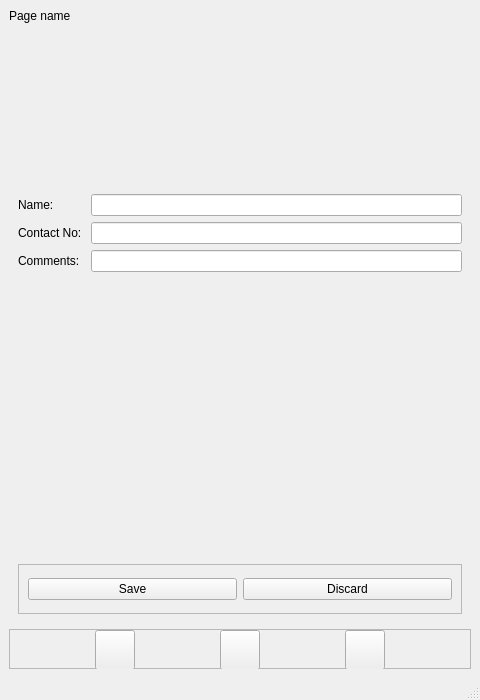
<?xml version="1.0" encoding="UTF-8"?>
<ui version="4.0">
 <class>MainWindow</class>
 <widget class="QMainWindow" name="MainWindow">
  <property name="geometry">
   <rect>
    <x>0</x>
    <y>0</y>
    <width>480</width>
    <height>700</height>
   </rect>
  </property>
  <property name="minimumSize">
   <size>
    <width>480</width>
    <height>700</height>
   </size>
  </property>
  <property name="maximumSize">
   <size>
    <width>480</width>
    <height>700</height>
   </size>
  </property>
  <property name="windowTitle">
   <string>MainWindow</string>
  </property>
  <widget class="QWidget" name="centralwidget">
   <layout class="QVBoxLayout" name="verticalLayout">
    <item>
     <widget class="QLabel" name="label">
      <property name="text">
       <string>Page name</string>
      </property>
     </widget>
    </item>
    <item>
     <widget class="QStackedWidget" name="pages">
      <property name="currentIndex">
       <number>2</number>
      </property>
      <widget class="QWidget" name="contacts_page">
       <layout class="QVBoxLayout" name="verticalLayout_2">
        <item>
         <widget class="QLineEdit" name="searchBtn"/>
        </item>
        <item>
         <widget class="QFrame" name="contactsContainer">
          <property name="frameShape">
           <enum>QFrame::Shape::StyledPanel</enum>
          </property>
          <property name="frameShadow">
           <enum>QFrame::Shadow::Raised</enum>
          </property>
          <layout class="QVBoxLayout" name="contactsLayout"/>
         </widget>
        </item>
        <item>
         <widget class="QPushButton" name="addContactBtn">
          <property name="text">
           <string>Add Contact</string>
          </property>
         </widget>
        </item>
       </layout>
      </widget>
      <widget class="QWidget" name="contact_info_page">
       <layout class="QVBoxLayout" name="verticalLayout_4">
        <item alignment="">
         <widget class="QLabel" name="avataar">
          <property name="text">
           <string>&lt;html&gt;&lt;head/&gt;&lt;body&gt;&lt;p&gt;&lt;img src=&quot;:/icons/icons/user.png&quot;/&gt;&lt;/p&gt;&lt;/body&gt;&lt;/html&gt;</string>
          </property>
         </widget>
        </item>
        <item>
         <layout class="QFormLayout" name="formLayout_2">
          <item row="0" column="0">
           <widget class="QLabel" name="nameLabel_2">
            <property name="text">
             <string>Name: </string>
            </property>
           </widget>
          </item>
          <item row="0" column="1">
           <widget class="QLineEdit" name="nameLineEdit"/>
          </item>
          <item row="1" column="0">
           <widget class="QLabel" name="contactNumberLabel">
            <property name="text">
             <string>Contact Number: </string>
            </property>
           </widget>
          </item>
          <item row="1" column="1">
           <widget class="QLineEdit" name="number_box"/>
          </item>
          <item row="2" column="0">
           <widget class="QLabel" name="commentLabel">
            <property name="text">
             <string>Comment:</string>
            </property>
           </widget>
          </item>
          <item row="2" column="1">
           <widget class="QLineEdit" name="comment_box"/>
          </item>
         </layout>
        </item>
        <item>
         <widget class="QFrame" name="btnBox">
          <property name="maximumSize">
           <size>
            <width>16777215</width>
            <height>60</height>
           </size>
          </property>
          <property name="frameShape">
           <enum>QFrame::Shape::StyledPanel</enum>
          </property>
          <property name="frameShadow">
           <enum>QFrame::Shadow::Raised</enum>
          </property>
          <layout class="QHBoxLayout" name="horizontalLayout_3">
           <item>
            <widget class="QPushButton" name="callBtn">
             <property name="text">
              <string>Call</string>
             </property>
            </widget>
           </item>
           <item>
            <widget class="QPushButton" name="deleteBtn">
             <property name="text">
              <string>Delete</string>
             </property>
            </widget>
           </item>
          </layout>
         </widget>
        </item>
       </layout>
      </widget>
      <widget class="QWidget" name="add_contact_page">
       <layout class="QVBoxLayout" name="verticalLayout_3">
        <item>
         <widget class="QLabel" name="label_2">
          <property name="maximumSize">
           <size>
            <width>16777215</width>
            <height>150</height>
           </size>
          </property>
          <property name="text">
           <string>&lt;html&gt;&lt;head/&gt;&lt;body&gt;&lt;p&gt;&lt;img src=&quot;:/icons/icons/user.png&quot;/&gt;&lt;/p&gt;&lt;/body&gt;&lt;/html&gt;</string>
          </property>
         </widget>
        </item>
        <item>
         <layout class="QFormLayout" name="formLayout">
          <item row="0" column="0">
           <widget class="QLabel" name="nameLabel">
            <property name="text">
             <string>Name: </string>
            </property>
           </widget>
          </item>
          <item row="0" column="1">
           <widget class="QLineEdit" name="nameInput"/>
          </item>
          <item row="1" column="0">
           <widget class="QLabel" name="contactNoLabel">
            <property name="text">
             <string>Contact No: </string>
            </property>
           </widget>
          </item>
          <item row="1" column="1">
           <widget class="QLineEdit" name="contactInput"/>
          </item>
          <item row="2" column="0">
           <widget class="QLabel" name="commentsLabel">
            <property name="text">
             <string>Comments: </string>
            </property>
           </widget>
          </item>
          <item row="2" column="1">
           <widget class="QLineEdit" name="commentInput"/>
          </item>
         </layout>
        </item>
        <item>
         <widget class="QFrame" name="btnContainer_2">
          <property name="minimumSize">
           <size>
            <width>0</width>
            <height>50</height>
           </size>
          </property>
          <property name="maximumSize">
           <size>
            <width>16777215</width>
            <height>50</height>
           </size>
          </property>
          <property name="frameShape">
           <enum>QFrame::Shape::StyledPanel</enum>
          </property>
          <property name="frameShadow">
           <enum>QFrame::Shadow::Raised</enum>
          </property>
          <layout class="QHBoxLayout" name="horizontalLayout_2">
           <item>
            <widget class="QPushButton" name="saveBtn">
             <property name="text">
              <string>Save</string>
             </property>
            </widget>
           </item>
           <item>
            <widget class="QPushButton" name="discardBtn">
             <property name="text">
              <string>Discard</string>
             </property>
            </widget>
           </item>
          </layout>
         </widget>
        </item>
       </layout>
      </widget>
     </widget>
    </item>
    <item>
     <widget class="QFrame" name="btnContainer">
      <property name="minimumSize">
       <size>
        <width>0</width>
        <height>40</height>
       </size>
      </property>
      <property name="maximumSize">
       <size>
        <width>16777215</width>
        <height>40</height>
       </size>
      </property>
      <property name="frameShape">
       <enum>QFrame::Shape::StyledPanel</enum>
      </property>
      <property name="frameShadow">
       <enum>QFrame::Shadow::Raised</enum>
      </property>
      <layout class="QHBoxLayout" name="horizontalLayout">
       <property name="spacing">
        <number>0</number>
       </property>
       <property name="leftMargin">
        <number>0</number>
       </property>
       <property name="topMargin">
        <number>0</number>
       </property>
       <property name="rightMargin">
        <number>0</number>
       </property>
       <property name="bottomMargin">
        <number>0</number>
       </property>
       <item>
        <widget class="QToolButton" name="contactsBtn">
         <property name="minimumSize">
          <size>
           <width>40</width>
           <height>40</height>
          </size>
         </property>
         <property name="maximumSize">
          <size>
           <width>40</width>
           <height>40</height>
          </size>
         </property>
         <property name="text">
          <string/>
         </property>
         <property name="icon">
          <iconset resource="resources.qrc">
           <normaloff>:/icons/icons/contacts.png</normaloff>:/icons/icons/contacts.png</iconset>
         </property>
         <property name="iconSize">
          <size>
           <width>32</width>
           <height>32</height>
          </size>
         </property>
        </widget>
       </item>
       <item>
        <widget class="QToolButton" name="dialPadBtn">
         <property name="minimumSize">
          <size>
           <width>40</width>
           <height>40</height>
          </size>
         </property>
         <property name="maximumSize">
          <size>
           <width>40</width>
           <height>40</height>
          </size>
         </property>
         <property name="text">
          <string/>
         </property>
         <property name="icon">
          <iconset resource="resources.qrc">
           <normaloff>:/icons/icons/phone.png</normaloff>:/icons/icons/phone.png</iconset>
         </property>
         <property name="iconSize">
          <size>
           <width>32</width>
           <height>32</height>
          </size>
         </property>
        </widget>
       </item>
       <item>
        <widget class="QToolButton" name="settingsBtn">
         <property name="minimumSize">
          <size>
           <width>40</width>
           <height>40</height>
          </size>
         </property>
         <property name="maximumSize">
          <size>
           <width>40</width>
           <height>40</height>
          </size>
         </property>
         <property name="text">
          <string/>
         </property>
         <property name="icon">
          <iconset resource="resources.qrc">
           <normaloff>:/icons/icons/settings.png</normaloff>:/icons/icons/settings.png</iconset>
         </property>
         <property name="iconSize">
          <size>
           <width>32</width>
           <height>32</height>
          </size>
         </property>
        </widget>
       </item>
      </layout>
     </widget>
    </item>
   </layout>
  </widget>
  <widget class="QStatusBar" name="statusbar"/>
 </widget>
 <resources>
  <include location="resources.qrc"/>
 </resources>
 <connections/>
</ui>
